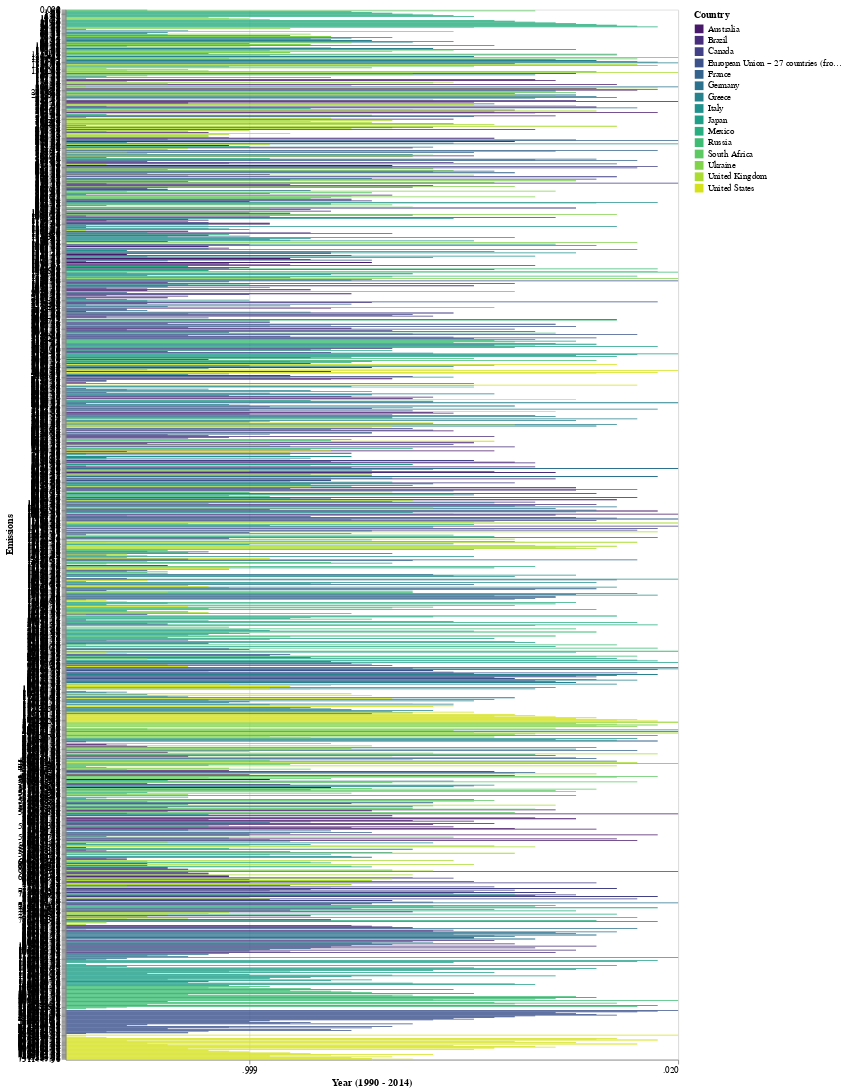

The notebook cell this image was saved under:
### Code cell
color_scheme = 'viridis'
alt.Chart(data_line).mark_rect().encode(
    x=alt.X('Year:T', title="Year (1990 - 2014)", axis=alt.Axis(tickCount=50)),
    y=alt.Y('Value:N', title="Emissions"),
    color=alt.Color('Country:N', scale=alt.Scale(scheme=color_scheme)),
    tooltip=[
        alt.Tooltip('Year:N', title="Year"),
        alt.Tooltip('Value', title='Emissions (Tonnes of CO2 equivalent)'),
        alt.Tooltip('Country', title="Country"),
    ]
).properties(
    width=700,
    height=1200
)

### Figure 1 — Vega-Lite specification as saved in the notebook (floating-point values rounded to 4 significant figures; data arrays with more than 128 entries replaced by an {"elided": "..."} marker saying what was removed)
{"config": {"view": {"continuousWidth": 300, "continuousHeight": 300}}, "data": {"name": "data-a116962a617ca9a28a7e1e431f49fea8"}, "mark": {"type": "rect"}, "encoding": {"color": {"field": "Country", "scale": {"scheme": "viridis"}, "type": "nominal"}, "tooltip": [{"field": "Year", "title": "Year", "type": "nominal"}, {"field": "Value", "title": "Emissions (Tonnes of CO2 equivalent)", "type": "quantitative"}, {"field": "Country", "title": "Country", "type": "nominal"}], "x": {"axis": {"tickCount": 50}, "field": "Year", "title": "Year (1990 - 2014)", "type": "temporal"}, "y": {"field": "Value", "title": "Emissions", "type": "nominal"}}, "height": 1200, "width": 700, "$schema": "https://vega.github.io/schema/vega-lite/v5.16.3.json", "datasets": {"data-a116962a617ca9a28a7e1e431f49fea8": {"elided": "1312 records"}}}
